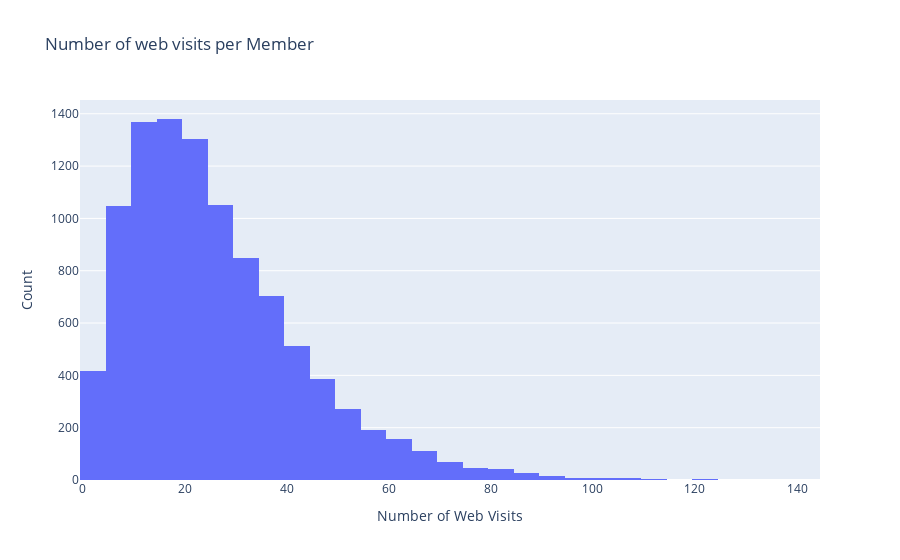

Notebook code cell kept with this figure:
### Markdown cell above
We can see that members usually visit a specific URL only a handful of times

### Code cell
# let's see how many times users interact with the app

member_web_visits_df = web_visits_df.groupby("member_id").size().reset_index(name="num_web_visits").sort_values(by="num_web_visits", ascending=False)

# plot histogram of num_web_visits

fig = px.histogram(member_web_visits_df, x="num_web_visits", nbins=50, title="Number of web visits per Member")
fig.update_layout(xaxis_title="Number of Web Visits", yaxis_title="Count")
fig.show()

### Figure 1 — Plotly figure (JSON) as saved in the notebook; plotly's stock layout.template omitted (floating-point values rounded to 4 significant figures; data arrays with more than 128 entries replaced by an {"elided": "..."} marker saying what was removed)
{"data": [{"bingroup": "x", "hovertemplate": "num_web_visits=%{x}<br>count=%{y}<extra></extra>", "legendgroup": "", "marker": {"color": "#636efa", "pattern": {"shape": ""}}, "name": "", "nbinsx": 50, "orientation": "v", "showlegend": false, "type": "histogram", "x": {"elided": "9975 int values"}, "xaxis": "x", "yaxis": "y"}], "layout": {"barmode": "relative", "legend": {"tracegroupgap": 0}, "title": {"text": "Number of web visits per Member"}, "xaxis": {"anchor": "y", "domain": [0, 1], "title": {"text": "Number of Web Visits"}}, "yaxis": {"anchor": "x", "domain": [0, 1], "title": {"text": "Count"}}}}
